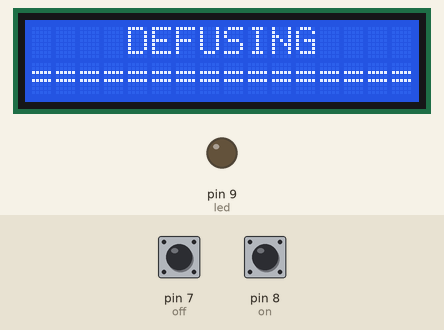
Simulated run of this sketch. Board: Arduino Uno, built with avr-gcc and run on an emulated ATmega328P. Shown: 16×2 character LCD, output pins drawn as LEDs (lit = HIGH). Inputs (shaded band) come from the test bench; at power-on: pin 8 (on) HIGH, pin 7 (off) HIGH.

Above: at 5.1 s.
6.4 s: pin 8 (on) pulled LOW for 0.15 s
At 7.4 s:
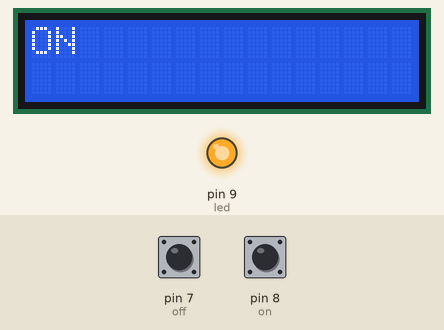
8.0 s: pin 7 (off) pulled LOW for 0.15 s
At 8.6 s:
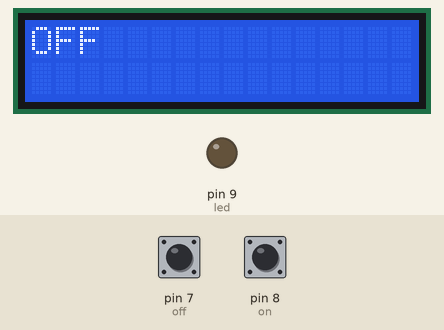
9.6 s: pin 8 (on) pulled LOW for 1 s
At 9.9 s:
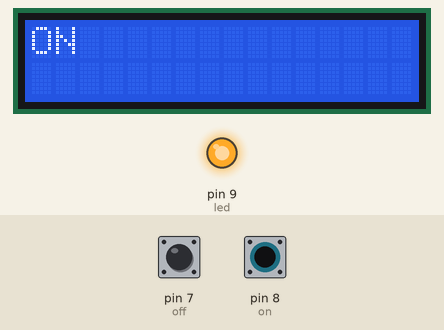
12.1 s: pin 7 (off) pulled LOW for 1 s
At 13.0 s:
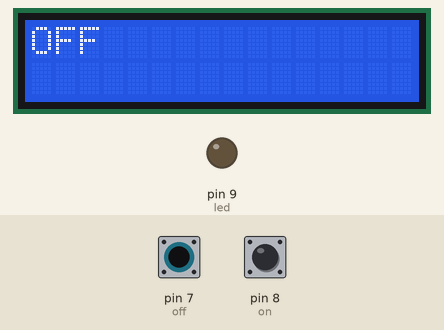
Timing chart, 0 to 15.1 s (numbered marks = the images above; inputs shaded):
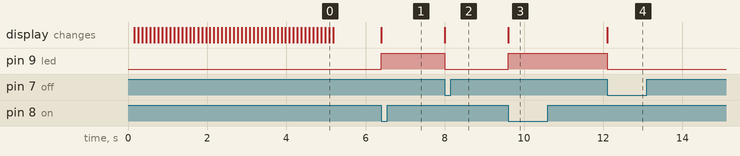

The sketch:

buttonLCDv2.ino
```cpp
#include <LiquidCrystal.h>

const int rs = 12, en = 11, d4 = 5, d5 = 4, d6 = 3, d7 = 2;
LiquidCrystal lcd(rs, en, d4, d5, d6, d7);

int on =8;
int off = 7;
int led =9;


void setup() {


lcd.begin(16, 2);
pinMode(on, INPUT_PULLUP);
pinMode(off, INPUT_PULLUP);
pinMode(led, OUTPUT);


for(int i = 1; i<4; i++ ){


lcd.setCursor(4,0);
lcd.print("DEFUSING");
   lcd.setCursor(0,1);
 for(int i = 1; i<18; i++ ){
  delay(100);
  lcd.print("=");


 }
 lcd.clear();
lcd.setCursor(0,0);

}


}
void loop() {

if(digitalRead(on) == LOW){
digitalWrite(led, HIGH);
lcd.setCursor(0,0);
lcd.noAutoscroll();
lcd.print("ON ");

}else if(digitalRead(off) == LOW){
  digitalWrite(led, LOW);
lcd.setCursor(0,0);
lcd.noAutoscroll();
lcd.print("OFF");

}


}
```

Measured:
- after the input at 6.4 s, pin 9 (led): LOW → HIGH at once; the display: changes at once (image 1)
- after the input at 8.0 s, pin 9 (led): HIGH → LOW at once; the display: changes at once (image 2)
- after the input at 9.6 s, pin 9 (led): LOW → HIGH at once; the display: changes at once (image 3)
- after the input at 12.1 s, pin 9 (led): HIGH → LOW at once; the display: changes at once (image 4)
